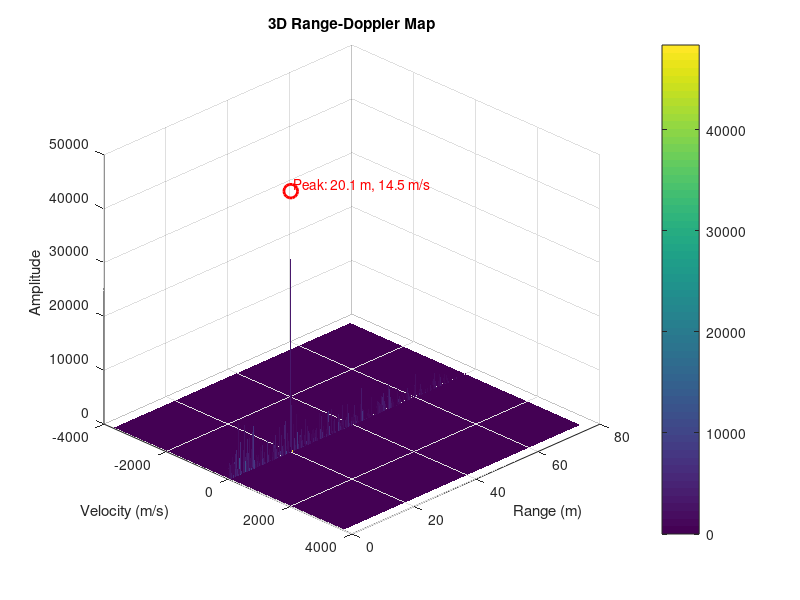

Source code (MATLAB):
clc; clear;

%% === 파라미터 설정 ===
fc = 79e9;                  % 중심 주파수 [Hz]
c = 3e8;                    % 빛의 속도 [m/s]
lambda = c / fc;            % 파장 [m]
Tc = 2e-9;                  % 칩 간격 [s]
M = 256;                    % 칩 수 (range 방향)
L = 256;                    % 시퀀스 수 (doppler 방향)

R_target = 20;              % 타겟 거리 [m]
v_target = 12;              % 타겟 속도 [m/s]
fd = 2 * v_target / lambda; % 도플러 주파수 [Hz]
delay_idx = round(2 * R_target / (c * Tc));  % 거리 인덱스

%% === PN 시퀀스 생성 ===
% Q : PN sequence 생성기를 사용하면 하모닉마냥 range의 특정 배수에 peak가 발견 됨
% 왜이러지?

% pn_generator = comm.PNSequence( ...
%     'Polynomial',[6 1 0], ...
%     'InitialConditions',[1 0 1 1 0 1 ], ...
%     'Mask',[1 1 0 1 0 1], ...
%     'SamplesPerFrame',M);
% 
% chip_sequence = step(pn_generator);
% tx_seq = 2 * chip_sequence - 1;
% tx_seq=tx_seq';

%% === 송신 신호 생성 ===
tx_seq = randi([0 1], 1, M) * 2 - 1; 

%% === 수신 신호 생성 ===
rx_sig = zeros(L, M);
for l = 1:L
    phase_shift = exp(1j * 2 * pi * fd * Tc * ((l-1)*M + (0:M-1)));
    shifted = circshift(tx_seq, [0, delay_idx]) .* phase_shift;
    rx_sig(l, :) = shifted;
end

% === 2D cross-correlation (range 추정) ===
rd_corr = zeros(M, L);
for l = 1:L
    corr = xcorr(rx_sig(l,:), tx_seq);
    rd_corr(:, l) = abs(corr(M:end));
end

%% === 도플러 추정 FFT ===
RD = abs(fftshift(fft(rd_corr, [], 2), 2));  % 열 방향 FFT

% === 축 계산 ===
range_axis = (0:M-1) * c * Tc / 2;  % 거리 축
vel_axis = linspace(-1, 1, L) * (1 / (2 * M * Tc)) * lambda;  % 속도 축

% === 최대 피크 탐지 ===
[max_val, linear_idx] = max(RD(:));
[row_peak, col_peak] = ind2sub(size(RD), linear_idx);
peak_range = range_axis(row_peak);
peak_velocity = vel_axis(col_peak);

% === 3D Surface Plot ===
[VEL, RANGE] = meshgrid(vel_axis, range_axis);
figure;
surf(VEL, RANGE, RD, 'EdgeColor', 'none');
xlabel('Velocity (m/s)');
ylabel('Range (m)');
zlabel('Amplitude');
title('3D Range-Doppler Map');
colorbar;
view(45, 30);

% === 피크 위치 표시 ===
hold on;
plot3(peak_velocity, peak_range, max_val, 'ro', 'MarkerSize', 10, 'LineWidth', 2);
text(peak_velocity, peak_range, max_val, sprintf(' Peak: %.1f m, %.1f m/s', peak_range, peak_velocity), ...
    'VerticalAlignment', 'bottom', 'HorizontalAlignment', 'left', 'FontSize', 10, 'Color', 'red');
